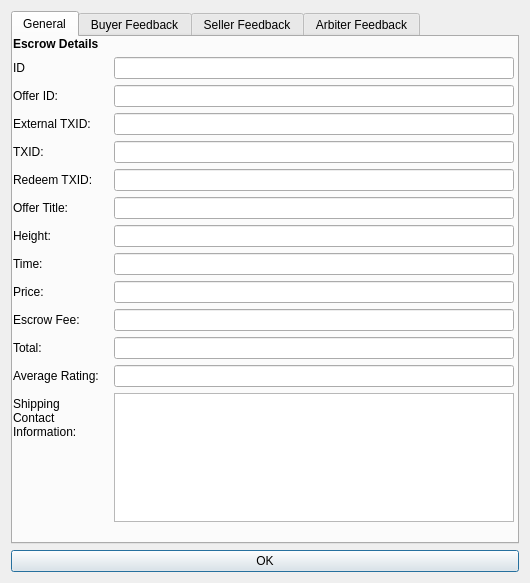
<?xml version="1.0" encoding="UTF-8"?>
<ui version="4.0">
 <class>EscrowInfoDialog</class>
 <widget class="QDialog" name="EscrowInfoDialog">
  <property name="geometry">
   <rect>
    <x>0</x>
    <y>0</y>
    <width>530</width>
    <height>583</height>
   </rect>
  </property>
  <property name="windowTitle">
   <string>Escrow Info</string>
  </property>
  <property name="autoFillBackground">
   <bool>true</bool>
  </property>
  <layout class="QVBoxLayout" name="verticalLayout">
   <item>
    <widget class="QTabWidget" name="escrowinfo">
     <property name="currentIndex">
      <number>0</number>
     </property>
     <widget class="QWidget" name="general">
      <attribute name="title">
       <string>General</string>
      </attribute>
      <widget class="QWidget" name="layoutWidget">
       <property name="geometry">
        <rect>
         <x>0</x>
         <y>0</y>
         <width>501</width>
         <height>485</height>
        </rect>
       </property>
       <layout class="QFormLayout" name="formLayout">
        <property name="fieldGrowthPolicy">
         <enum>QFormLayout::AllNonFixedFieldsGrow</enum>
        </property>
        <item row="0" column="0">
         <widget class="QLabel" name="label_3">
          <property name="font">
           <font>
            <weight>75</weight>
            <bold>true</bold>
           </font>
          </property>
          <property name="text">
           <string>Escrow Details</string>
          </property>
         </widget>
        </item>
        <item row="1" column="0">
         <widget class="QLabel" name="label_2">
          <property name="text">
           <string>ID</string>
          </property>
         </widget>
        </item>
        <item row="1" column="1">
         <widget class="QLineEdit" name="guidEdit"/>
        </item>
        <item row="2" column="0">
         <widget class="QLabel" name="linkGUIDLabel">
          <property name="text">
           <string>Offer ID:</string>
          </property>
         </widget>
        </item>
        <item row="2" column="1">
         <widget class="QLineEdit" name="offerEdit"/>
        </item>
        <item row="4" column="0">
         <widget class="QLabel" name="label_4">
          <property name="text">
           <string>TXID:</string>
          </property>
         </widget>
        </item>
        <item row="4" column="1">
         <widget class="QLineEdit" name="txidEdit">
          <property name="enabled">
           <bool>true</bool>
          </property>
         </widget>
        </item>
        <item row="6" column="0">
         <widget class="QLabel" name="label_14">
          <property name="text">
           <string>Offer Title:</string>
          </property>
         </widget>
        </item>
        <item row="6" column="1">
         <widget class="QLineEdit" name="titleEdit"/>
        </item>
        <item row="7" column="0">
         <widget class="QLabel" name="label_6">
          <property name="text">
           <string>Height:</string>
          </property>
         </widget>
        </item>
        <item row="7" column="1">
         <widget class="QLineEdit" name="heightEdit">
          <property name="enabled">
           <bool>true</bool>
          </property>
         </widget>
        </item>
        <item row="8" column="0">
         <widget class="QLabel" name="label_5">
          <property name="text">
           <string>Time:</string>
          </property>
         </widget>
        </item>
        <item row="8" column="1">
         <widget class="QLineEdit" name="timeEdit">
          <property name="enabled">
           <bool>true</bool>
          </property>
         </widget>
        </item>
        <item row="9" column="0">
         <widget class="QLabel" name="label_7">
          <property name="text">
           <string>Price:</string>
          </property>
         </widget>
        </item>
        <item row="9" column="1">
         <widget class="QLineEdit" name="priceEdit">
          <property name="enabled">
           <bool>true</bool>
          </property>
         </widget>
        </item>
        <item row="10" column="0">
         <widget class="QLabel" name="commissionLabel">
          <property name="text">
           <string>Escrow Fee:</string>
          </property>
         </widget>
        </item>
        <item row="10" column="1">
         <widget class="QLineEdit" name="feeEdit"/>
        </item>
        <item row="11" column="0">
         <widget class="QLabel" name="label_9">
          <property name="text">
           <string>Total:</string>
          </property>
         </widget>
        </item>
        <item row="11" column="1">
         <widget class="QLineEdit" name="totalEdit">
          <property name="enabled">
           <bool>true</bool>
          </property>
         </widget>
        </item>
        <item row="12" column="0">
         <widget class="QLabel" name="ratingLabel">
          <property name="text">
           <string>Average Rating:</string>
          </property>
         </widget>
        </item>
        <item row="12" column="1">
         <widget class="QLineEdit" name="ratingEdit"/>
        </item>
        <item row="14" column="0">
         <widget class="QLabel" name="label_11">
          <property name="text">
           <string>Shipping  Contact Information:</string>
          </property>
          <property name="wordWrap">
           <bool>true</bool>
          </property>
         </widget>
        </item>
        <item row="14" column="1">
         <widget class="QTextEdit" name="paymessageEdit">
          <property name="enabled">
           <bool>true</bool>
          </property>
         </widget>
        </item>
        <item row="3" column="0">
         <widget class="QLabel" name="exttxidLabel">
          <property name="text">
           <string>External TXID:</string>
          </property>
         </widget>
        </item>
        <item row="3" column="1">
         <widget class="QLineEdit" name="exttxidEdit"/>
        </item>
        <item row="5" column="1">
         <widget class="QLineEdit" name="redeemTxidEdit"/>
        </item>
        <item row="5" column="0">
         <widget class="QLabel" name="label">
          <property name="text">
           <string>Redeem TXID:</string>
          </property>
         </widget>
        </item>
       </layout>
      </widget>
     </widget>
     <widget class="QWidget" name="buyerFeedback">
      <attribute name="title">
       <string>Buyer Feedback</string>
      </attribute>
      <widget class="QScrollArea" name="scrollArea">
       <property name="geometry">
        <rect>
         <x>0</x>
         <y>0</y>
         <width>501</width>
         <height>481</height>
        </rect>
       </property>
       <property name="verticalScrollBarPolicy">
        <enum>Qt::ScrollBarAsNeeded</enum>
       </property>
       <property name="horizontalScrollBarPolicy">
        <enum>Qt::ScrollBarAlwaysOff</enum>
       </property>
       <property name="widgetResizable">
        <bool>true</bool>
       </property>
       <widget class="QWidget" name="scrollAreaWidgetContents">
        <property name="geometry">
         <rect>
          <x>0</x>
          <y>0</y>
          <width>497</width>
          <height>477</height>
         </rect>
        </property>
        <layout class="QVBoxLayout" name="verticalLayout_3">
         <item>
          <layout class="QVBoxLayout" name="buyerFeedbackLayout">
           <property name="sizeConstraint">
            <enum>QLayout::SetMinAndMaxSize</enum>
           </property>
          </layout>
         </item>
        </layout>
       </widget>
      </widget>
     </widget>
     <widget class="QWidget" name="sellerFeedback">
      <attribute name="title">
       <string>Seller Feedback</string>
      </attribute>
      <widget class="QScrollArea" name="scrollArea_2">
       <property name="geometry">
        <rect>
         <x>0</x>
         <y>0</y>
         <width>501</width>
         <height>481</height>
        </rect>
       </property>
       <property name="verticalScrollBarPolicy">
        <enum>Qt::ScrollBarAsNeeded</enum>
       </property>
       <property name="horizontalScrollBarPolicy">
        <enum>Qt::ScrollBarAlwaysOff</enum>
       </property>
       <property name="widgetResizable">
        <bool>true</bool>
       </property>
       <widget class="QWidget" name="scrollAreaWidgetContents_3">
        <property name="geometry">
         <rect>
          <x>0</x>
          <y>0</y>
          <width>497</width>
          <height>477</height>
         </rect>
        </property>
        <layout class="QVBoxLayout" name="verticalLayout_4">
         <item>
          <layout class="QVBoxLayout" name="sellerFeedbackLayout">
           <property name="sizeConstraint">
            <enum>QLayout::SetMinAndMaxSize</enum>
           </property>
          </layout>
         </item>
        </layout>
       </widget>
      </widget>
     </widget>
     <widget class="QWidget" name="arbiterFeedback">
      <attribute name="title">
       <string>Arbiter Feedback</string>
      </attribute>
      <widget class="QScrollArea" name="scrollArea_3">
       <property name="geometry">
        <rect>
         <x>0</x>
         <y>0</y>
         <width>501</width>
         <height>481</height>
        </rect>
       </property>
       <property name="verticalScrollBarPolicy">
        <enum>Qt::ScrollBarAsNeeded</enum>
       </property>
       <property name="horizontalScrollBarPolicy">
        <enum>Qt::ScrollBarAlwaysOff</enum>
       </property>
       <property name="widgetResizable">
        <bool>true</bool>
       </property>
       <widget class="QWidget" name="scrollAreaWidgetContents_8">
        <property name="geometry">
         <rect>
          <x>0</x>
          <y>0</y>
          <width>497</width>
          <height>477</height>
         </rect>
        </property>
        <layout class="QVBoxLayout" name="verticalLayout_5">
         <item>
          <layout class="QVBoxLayout" name="arbiterFeedbackLayout">
           <property name="sizeConstraint">
            <enum>QLayout::SetMinAndMaxSize</enum>
           </property>
          </layout>
         </item>
        </layout>
       </widget>
      </widget>
     </widget>
    </widget>
   </item>
   <item>
    <widget class="QPushButton" name="okButton">
     <property name="text">
      <string>OK</string>
     </property>
    </widget>
   </item>
  </layout>
 </widget>
 <resources>
  <include location="../gtacoin.qrc"/>
 </resources>
 <connections/>
</ui>
